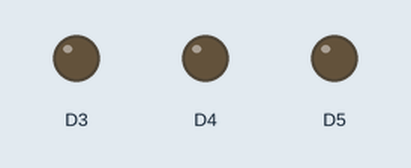
A sketch run on a simulated Arduino MKR. Parts: output pins drawn as LEDs (lit = HIGH). WiFi joins after 1.5 s; servers stay silent unless stated; uploads are accepted with an empty reply; not simulated (calls return 0 or success): arduino_secrets.h; what the sketch prints to the serial monitor is not drawn.

Above: at 0.1 s.
At 0.6 s:
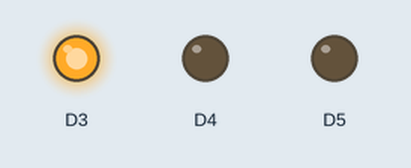
At 1.1 s:
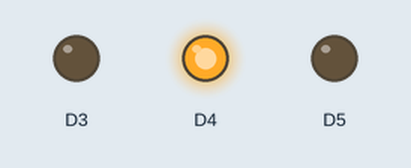
At 1.6 s:
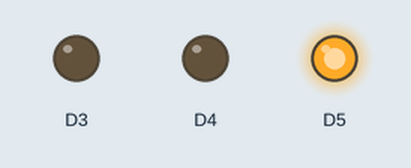
At 2.1 s:
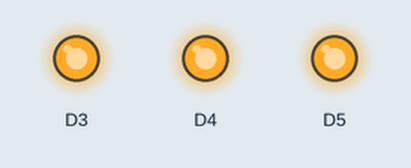
Timing chart, 0 to 4.0 s (numbered marks = the images above):
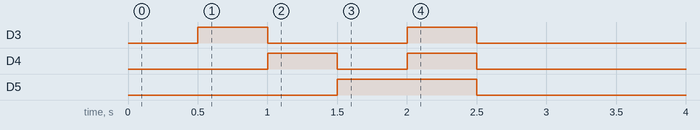

The sketch:

led.ino
```cpp
/*
 * Código parcial da implementação do controle
 * de LEDS via Json (futuramente controlar por IFTTT)
 * pino 2 3 e 4 PWM analogicos RGB
 * ps: codigo com delay de +/- 13 segundos por requisição HTTP WTF??? provavelmente codigo
 * em alguma library (httpclient.h???)
*/

int red; //variável temporária usada na conversão de HEX para Decimal cor vermelho
int green; //variável temporária usada na conversão de HEX para Decimal cor verde
int blue; //variável temporária usada na conversão de HEX para Decimal cor azul

int redOld;
int greenOld;
int blueOld;

#include <SPI.h>
#include <WiFi101.h>
#include <ArduinoJson.h>
#include "arduino_secrets.h"

//nome da rede e senha definidos no arquivo arduino_secrets.h
char ssid[] = SECRET_SSID;
char pass[] = SECRET_PASS;

char color[] = {0,0,0,0,0,0};

//variável para status do wifi
int status = WL_IDLE_STATUS;

//cria um "objeto" wifi
WiFiClient client;
//define servidor e porta para a conexão http com as cores que vão para o LED
//HttpClient clienthttp = HttpClient(client, "rianfc.pythonanywhere.com", 80);

//inicialização do arduino MKR1000
void setup() {
  Serial.begin(9600);
  //testa os 2 cananis de cores da fitra de led
  //R -> B -> G -> W
  setColor(0, 0, 0);
  delay(500);
  setColor(255, 0, 0);
  delay(500);
  setColor(0, 255, 0);
  delay(500);
  setColor(0, 0, 255);
  delay(500);
  setColor(255, 255, 255);
  delay(500);
  setColor(0, 0, 0);

  // Checar se existe shield wifi no arduino
  if (WiFi.status() == WL_NO_SHIELD) {
    Serial.println("WiFi shield not present");
    // don't continue:
    while (true);
  }

  // iniciar conexão WIFI
  while (status != WL_CONNECTED) {
    // Conecta numa rede WPA/WPA2
    status = WiFi.begin(ssid, pass);

    // espera 10 segundos para a conexão wifi
    delay(10000);
  }

  printWiFiStatus();

}//final setup

//seta os valores passados nas portas PWM
void setColor(int R, int G, int B) {
  analogWrite(3, R);
  analogWrite(4, G);
  analogWrite(5, B);
  redOld = R;
  greenOld = G;
  blueOld = B;
}

//transforma um array de char com valoras em HEX para INT
void getColor(const char valores[]) {
  //separação do vetor grande em 3 menores
  char tempr[2] = {valores[0], valores[1]};
  char tempg[2] = {valores[2], valores[3]};
  char tempb[2] = {valores[4], valores[5]};
  //conversão do svetores menorem para decimal
  red = (int) strtol(tempr, 0, 16);
  green = (int) strtol(tempg, 0, 16);
  blue = (int) strtol(tempb, 0, 16);
}

void loop() {
  //pega cor atual da página do Rian
  getColorWeb();
  //separa os 3 canais de cores R G B
  getColor(color);
  Serial.println(color);
  //Seta as cores no led se os valores forem diferentes do atual (evita flicker)
  if(red == redOld & green == greenOld && blue == blueOld){
    //do nothing
  }else{
    setColor(red, green, blue);
  }

  //espera 1s pra pegar a proxima cor
  delay(1000);
}

//printa o status da conexão wifi
void printWiFiStatus() {
  // printa o SSID da rede
  Serial.print("SSID: ");
  Serial.println(WiFi.SSID());

  // printa o ip
  IPAddress ip = WiFi.localIP();
  Serial.print("IP Address: ");
  Serial.println(ip);

  // printa força do sinal
  long rssi = WiFi.RSSI();
  Serial.print("signal strength (RSSI):");
  Serial.print(rssi);
  Serial.println(" dBm");
}

//trabalho sujo http e json
void getColorWeb(){
  //conecta na pagina do Rian
  if (!client.connect("rianfc.pythonanywhere.com", 80)) {
    Serial.println(F("Falha ao se conectar"));
    return;
  }
  //faz requisição http do json
  client.println(F("GET /get HTTP/1.0"));
  client.println(F("Host: rianfc.pythonanywhere.com"));
  client.println(F("Connection: close"));
  if (client.println() == 0) {
    Serial.println(F("Falha ao enviar requisicao"));
    return;
  }

  //checa se o http retornou 200 OK, caso contrário imprime a resposta na serial
  char status[32] = {0};
  client.readBytesUntil('\r', status, sizeof(status));
  if (strcmp(status, "HTTP/1.1 200 OK") != 0) {
    Serial.print(F("Resposta inesperada: "));
    Serial.println(status);
    return;
  }

  //separa o header da resposta http
  char endOfHeaders[] = "\r\n\r\n";
  if (!client.find(endOfHeaders)) {
    Serial.println(F("Resposta inválida"));
    return;
  }

  //Criando Json
  // Use arduinojson.org/v6/assistant to compute the capacity.
  const size_t capacity = JSON_OBJECT_SIZE(2) + 20;
  DynamicJsonDocument doc(capacity);

  //extraindo campos da resposta Json
  DeserializationError error = deserializeJson(doc, client);
  if (error) {
    Serial.print(F("deserializeJson() falhou: "));
    Serial.println(error.c_str());
    return;
  }
  const char* temp = doc["color"];

  //Desconecta
  client.stop();

  color[0] = temp[0];
  color[1] = temp[1];
  color[2] = temp[2];
  color[3] = temp[3];
  color[4] = temp[4];
  color[5] = temp[5];
}
```
